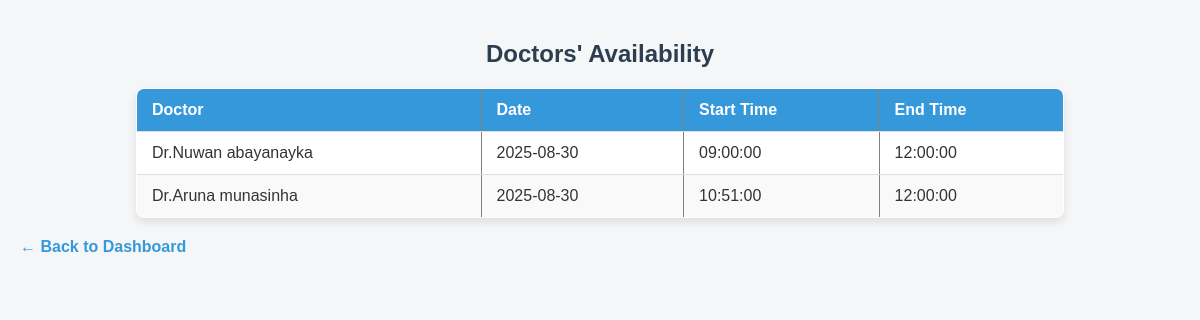
/patient/view_availability.php (signed in), run on the app's committed database.
### tables this page shows
CREATE TABLE IF NOT EXISTS `doctor_availability` (
  `id` int NOT NULL AUTO_INCREMENT,
  `doctor_id` int NOT NULL,
  `available_date` date NOT NULL,
  `start_time` time NOT NULL,
  `end_time` time NOT NULL,
  `created_at` datetime DEFAULT CURRENT_TIMESTAMP,
  `status` enum('available','unavailable') DEFAULT 'available',
  PRIMARY KEY (`id`),
  KEY `doctor_id` (`doctor_id`)
);

CREATE TABLE IF NOT EXISTS `doctors` (
  `id` int NOT NULL AUTO_INCREMENT,
  `user_id` int NOT NULL,
  `full_name` varchar(100) NOT NULL,
  `specialty` varchar(50) DEFAULT NULL,
  `phone` varchar(20) DEFAULT NULL,
  `email` varchar(50) DEFAULT NULL,
  `created_at` datetime DEFAULT CURRENT_TIMESTAMP,
  PRIMARY KEY (`id`),
  KEY `user_id` (`user_id`)
);

### patient/view_availability.php (the view, shortened to what this page needs)
<?php
include("../config/NewConnection.php");
$sql = "SELECT d.full_name, da.available_date, da.start_time, da.end_time
        FROM doctor_availability da
        JOIN doctors d ON da.doctor_id = d.id
        ORDER BY da.available_date, da.start_time";
$result = $conn->query($sql);
?>
<!DOCTYPE html>
<html>
<head>
    <link rel="stylesheet" href="view_availability.css">
</head>
<body>
<h2>Doctors' Availability</h2>
<?php if ($result && $result->num_rows > 0): ?>
    <table border="1" cellpadding="8" cellspacing="0">
        <thead>
            <tr>
                <th>Doctor</th>
                <th>Date</th>
                <th>Start Time</th>
                <th>End Time</th>
            </tr>
        </thead>
        <tbody>
            <?php while($row = $result->fetch_assoc()): ?>
            <tr>
                <td><?= htmlspecialchars($row['full_name']) ?></td>
                <td><?= htmlspecialchars($row['available_date']) ?></td>
                <td><?= htmlspecialchars($row['start_time']) ?></td>
                <td><?= htmlspecialchars($row['end_time']) ?></td>
            </tr>
            <?php endwhile; ?>
        </tbody>
    </table>
<?php else: ?>
    <p>No availability found.</p>
<?php endif; ?>
<p><a href="patient_dashboard.php">← Back to Dashboard</a></p>
</body>
</html>

### patient/view_availability.css (style rules this page uses)
body { font-family: Arial, sans-serif; background-color: #f4f6f8; margin: 0; padding: 20px; color: #333; }
h2 { text-align: center; color: #2c3e50; margin-bottom: 20px; }
table { width: 80%; margin: 0 auto 20px auto; border-collapse: collapse; background-color: #fff; box-shadow: 0 4px 8px rgba(0,0,0,0.1); border-radius: 8px; overflow: hidden; }
table thead tr { background-color: #3498db; color: #fff; text-align: left; }
table th, table td { padding: 12px 15px; border-bottom: 1px solid #ddd; }
table tbody tr:nth-child(even) { background-color: #f9f9f9; }
p a { display: inline-block; text-decoration: none; color: #3498db; font-weight: bold; transition: color 0.3s ease; }

### data on the page
doctor_availability: doctor.full_name "Dr.Nuwan abayanayka", available_date "2025-08-30", start_time "09:00:00", end_time "12:00:00"
doctor_availability: doctor.full_name "Dr.Aruna munasinha", available_date "2025-08-30", start_time "10:51:00", end_time "12:00:00"
